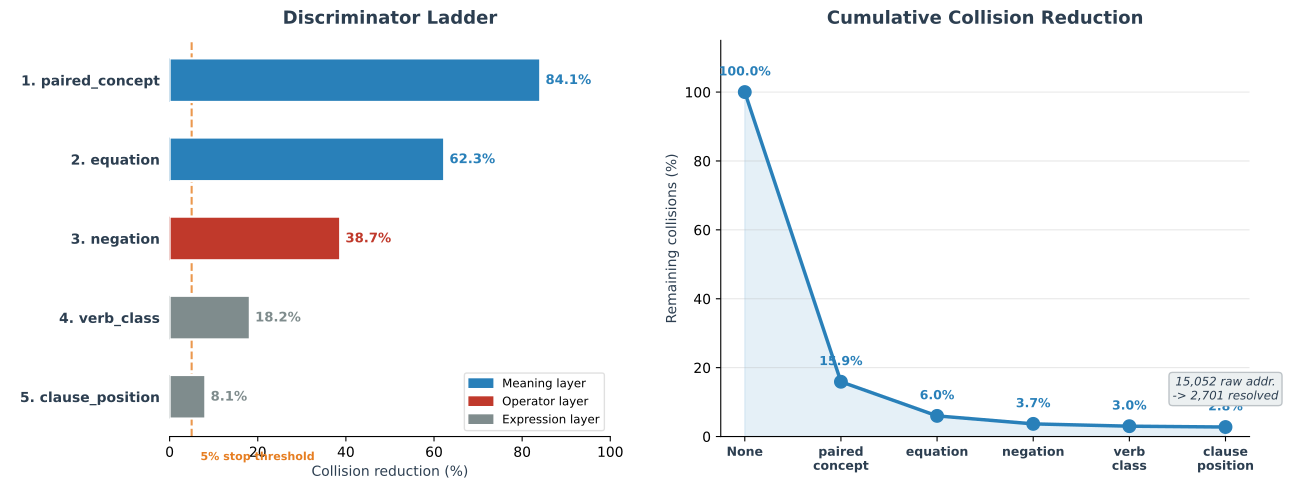

Here is the Python script that generated this plot:
"""
Generate Figure 2: Discriminator Ladder — sequential feature selection
showing collision reduction at each rung.
"""
import matplotlib
matplotlib.use("Agg")
import matplotlib.pyplot as plt
import matplotlib.patches as mpatches
from matplotlib.patches import FancyBboxPatch
import numpy as np

# ── data (from paper: MTSamples, 30 auto-detected concepts, 5-feature ladder) ──
rungs = [
    ("paired_concept",  84.1,  "meaning"),
    ("equation",        62.3,  "meaning"),
    ("negation",        38.7,  "operator"),
    ("verb_class",      18.2,  "expression"),
    ("clause_position",  8.1,  "expression"),
]
# remaining collisions as fraction
remaining = [1.0]
for _, pct, _ in rungs:
    remaining.append(remaining[-1] * (1 - pct/100))

# ── colours ──────────────────────────────────────────────────────────
LAYER_COLORS = {
    "meaning":    "#2980b9",
    "operator":   "#c0392b",
    "expression": "#7f8c8d",
}
C_TEXT      = "#2c3e50"
C_THRESH   = "#e67e22"

fig, (ax_left, ax_right) = plt.subplots(1, 2, figsize=(13, 5),
                                         gridspec_kw={"width_ratios": [1, 1.2]})
fig.patch.set_facecolor("white")

# ═══════════════════════════════════════════════════════════════════════
#  LEFT PANEL: The Ladder
# ═══════════════════════════════════════════════════════════════════════
ax = ax_left
y_pos = np.arange(len(rungs))[::-1]
bars = [r[1] for r in rungs]
colors = [LAYER_COLORS[r[2]] for r in rungs]
names = [f"  {i+1}. {r[0]}" for i, r in enumerate(rungs)]

ax.barh(y_pos, bars, height=0.55, color=colors, edgecolor="white", linewidth=1.5, zorder=3)

# 5% threshold line
ax.axvline(x=5, color=C_THRESH, linestyle="--", linewidth=1.5, zorder=2, alpha=0.8)
ax.text(7, -0.8, "5% stop threshold", fontsize=8, color=C_THRESH, fontweight="bold")

# percentage labels on bars
for yp, pct, col in zip(y_pos, bars, colors):
    ax.text(pct + 1.2, yp, f"{pct}%", fontsize=9.5, fontweight="bold",
            va="center", color=col)

ax.set_yticks(y_pos)
ax.set_yticklabels(names, fontsize=10, fontweight="bold", color=C_TEXT)
ax.set_xlabel("Collision reduction (%)", fontsize=10, color=C_TEXT)
ax.set_title("Discriminator Ladder", fontsize=13, fontweight="bold",
             color=C_TEXT, pad=12)
ax.set_xlim(0, 100)
ax.spines["top"].set_visible(False)
ax.spines["right"].set_visible(False)
ax.spines["left"].set_visible(False)
ax.tick_params(left=False)

legend_patches = [
    mpatches.Patch(color=LAYER_COLORS["meaning"],    label="Meaning layer"),
    mpatches.Patch(color=LAYER_COLORS["operator"],   label="Operator layer"),
    mpatches.Patch(color=LAYER_COLORS["expression"], label="Expression layer"),
]
ax.legend(handles=legend_patches, loc="lower right", fontsize=8.5,
          framealpha=0.9, edgecolor="#ddd")

# ═══════════════════════════════════════════════════════════════════════
#  RIGHT PANEL: Cumulative collapse curve
# ═══════════════════════════════════════════════════════════════════════
ax2 = ax_right
x_ticks = list(range(len(remaining)))
x_labels = ["None"] + [r[0].replace("_", "\n") for r in rungs]

ax2.fill_between(x_ticks, [r * 100 for r in remaining], alpha=0.12, color="#2980b9")
ax2.plot(x_ticks, [r * 100 for r in remaining], "o-", color="#2980b9",
         linewidth=2.5, markersize=9, zorder=3)

for i, (xt, rem) in enumerate(zip(x_ticks, remaining)):
    pct_str = f"{rem*100:.1f}%"
    ax2.annotate(pct_str, (xt, rem * 100), textcoords="offset points",
                 xytext=(0, 12), ha="center", fontsize=9,
                 fontweight="bold", color="#2980b9")

# final annotation
ax2.text(len(rungs), remaining[-1] * 100 + 8,
         "15,052 raw addr.\n-> 2,701 resolved",
         ha="center", fontsize=8.5, color=C_TEXT, style="italic",
         bbox=dict(boxstyle="round,pad=0.3", facecolor="#ecf0f1", edgecolor="#bdc3c7"))

ax2.set_xticks(x_ticks)
ax2.set_xticklabels(x_labels, fontsize=9, fontweight="bold", color=C_TEXT)
ax2.set_ylabel("Remaining collisions (%)", fontsize=10, color=C_TEXT)
ax2.set_title("Cumulative Collision Reduction", fontsize=13,
              fontweight="bold", color=C_TEXT, pad=12)
ax2.set_ylim(0, 115)
ax2.spines["top"].set_visible(False)
ax2.spines["right"].set_visible(False)
ax2.grid(axis="y", alpha=0.3)

plt.tight_layout(w_pad=3)
out = r"C:\Users\User\Dropbox\ExcelDataDump\memory_lab\paper\fig_ladder.pdf"
fig.savefig(out, bbox_inches="tight", dpi=300)
out_png = out.replace(".pdf", ".png")
fig.savefig(out_png, bbox_inches="tight", dpi=200)
print(f"Saved: {out}")
print(f"Saved: {out_png}")
